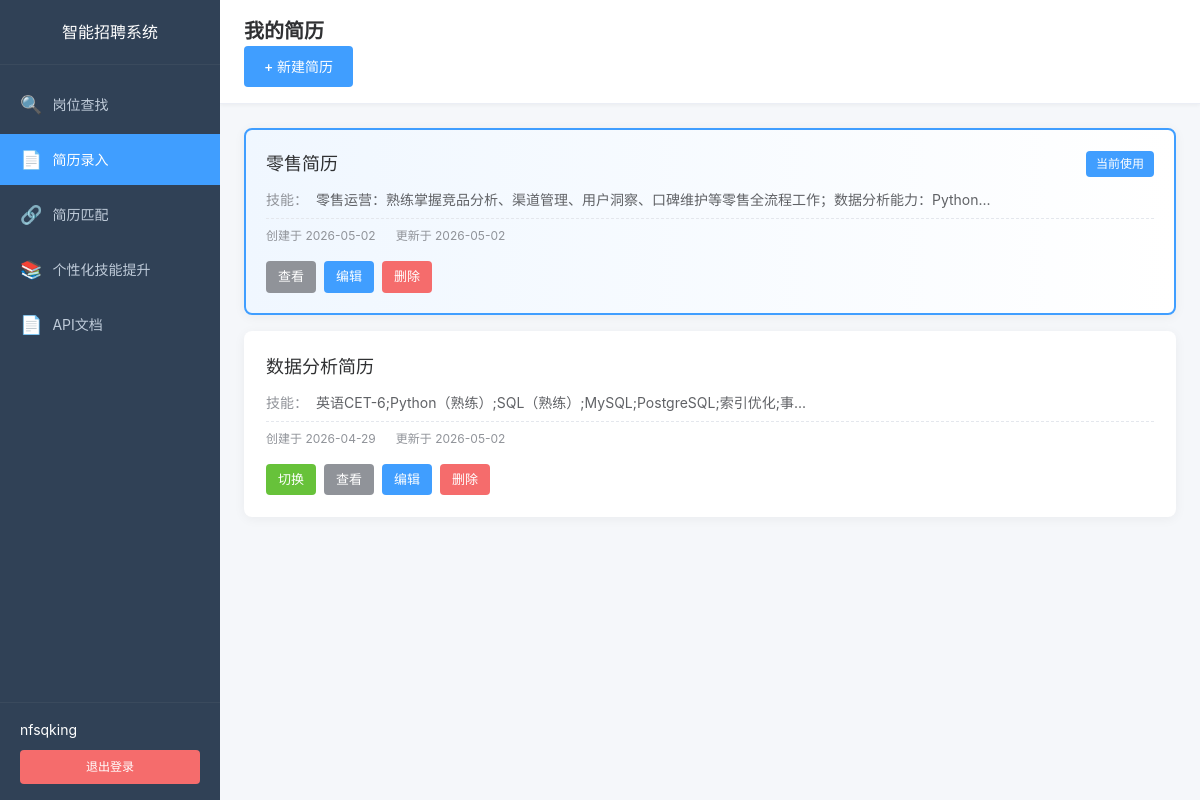
The app's page /resume/list (signed in) with its own data.
### app/models/user.py (models this page shows, shortened)
class User(UserMixin, db.Model):
    __tablename__ = 'users'
    id = db.Column(db.Integer, primary_key=True)
    username = db.Column(db.String(80), unique=True, nullable=False, index=True)
    email = db.Column(db.String(120), unique=True, nullable=False, index=True)
    password_hash = db.Column(db.String(255), nullable=False)
    nickname = db.Column(db.String(80))
    is_active = db.Column(db.Boolean, default=True)
    created_at = db.Column(db.DateTime, default=datetime.utcnow)
    updated_at = db.Column(db.DateTime, default=datetime.utcnow, onupdate=datetime.utcnow)

### app/models/resume.py (models this page shows, shortened)
class Resume(db.Model):
    __tablename__ = 'resumes'
    id = db.Column(db.Integer, primary_key=True)
    user_id = db.Column(db.Integer, db.ForeignKey('users.id'), nullable=False, index=True)
    resume_name = db.Column(db.String(100), nullable=False, default='默认简历')
    is_active = db.Column(db.Boolean, default=True, nullable=False)
    education = db.Column(db.Text, nullable=True)
    internship = db.Column(db.Text, nullable=True)
    work = db.Column(db.Text, nullable=True)
    project = db.Column(db.Text, nullable=True)
    skills = db.Column(db.Text, nullable=False)
    self_evaluation = db.Column(db.Text, nullable=False)
    created_at = db.Column(db.DateTime, default=datetime.utcnow)
    updated_at = db.Column(db.DateTime, default=datetime.utcnow, onupdate=datetime.utcnow)
    user = db.relationship('User', backref=db.backref('resumes', lazy='dynamic', cascade='all, delete-orphan'))
    job_matches = db.relationship('ResumeJobMatch', backref='resume', lazy='dynamic', cascade='all, delete-orphan')
    skill_suggestions = db.relationship('SkillSuggestion', backref='resume', lazy='dynamic', cascade='all, delete-orphan')

### app/routes/resume.py (the view)
@resume.route('/list')
@login_required
def list_resumes():
    resumes = Resume.query.filter_by(user_id=current_user.id).order_by(Resume.created_at.desc()).all()
    current_resume_id = get_current_resume_id()
    return render_template('resume/resume_list.html',
                          resumes=resumes,
                          current_resume_id=current_resume_id,
                          max_count=MAX_RESUME_COUNT)

### app/models/user.py (called while the page is built)
@login_manager.user_loader
def load_user(user_id: str):
    return User.query.get(int(user_id))

### app/routes/resume.py (called while the page is built, shortened)
def get_current_resume_id():
    resume_id = session.get('current_resume_id')
    if resume_id:
        resume = Resume.query.filter_by(id=resume_id, user_id=current_user.id).first()
        if resume:
            return resume_id
    active_resume = Resume.query.filter_by(user_id=current_user.id, is_active=True).first()
    if active_resume:
        session['current_resume_id'] = active_resume.id
        return active_resume.id

### app/templates/resume/resume_list.html (shortened to what this page needs)
{% extends "base.html" %}
{% block extra_css %}
<link rel="stylesheet" href="{{ url_for('static', filename='css/dashboard.css') }}">
<link rel="stylesheet" href="{{ url_for('static', filename='css/resume.css') }}">
{% endblock %}
{% block content %}
<div class="app-container">
    <aside class="sidebar">
        <div class="sidebar-header">
            <h2>智能招聘系统</h2>
        </div>
        <nav class="sidebar-nav">
            <ul class="nav-menu">
                <li class="nav-item">
                    <a href="{{ url_for('dashboard.index') }}" class="nav-link">
                        <span class="nav-icon">&#128269;</span>
                        <span class="nav-text">岗位查找</span>
                    </a>
                </li>
                <li class="nav-item active">
                    <a href="{{ url_for('resume.list_resumes') }}" class="nav-link">
                        <span class="nav-icon">&#128196;</span>
                        <span class="nav-text">简历录入</span>
                    </a>
                </li>
                <li class="nav-item">
                    <a href="{{ url_for('match.index') }}" class="nav-link">
                        <span class="nav-icon">&#128279;</span>
                        <span class="nav-text">简历匹配</span>
                    </a>
                </li>
                <li class="nav-item">
                    <a href="{{ url_for('skill_improvement.index') }}" class="nav-link">
                        <span class="nav-icon">&#128218;</span>
                        <span class="nav-text">个性化技能提升</span>
                    </a>
                </li>
                <li class="nav-item">
                    <a href="{{ url_for('api_docs.doc') }}" class="nav-link" target="_blank">
                        <span class="nav-icon">&#128196;</span>
                        <span class="nav-text">API文档</span>
                    </a>
                </li>
            </ul>
        </nav>
        <div class="sidebar-footer">
            <div class="user-info">
                <span class="user-name">{{ current_user.nickname or current_user.username }}</span>
            </div>
            <a href="{{ url_for('auth.logout') }}" class="logout-btn">退出登录</a>
        </div>
    </aside>
    <main class="main-content">
        <header class="main-header">
            <h1>我的简历</h1>
            <div class="header-actions">
                {% if resumes|length < max_count %}
                <a href="{{ url_for('resume.input_resume') }}" class="btn btn-primary">+ 新建简历</a>
                {% else %}
                <span class="btn btn-disabled">已达上限（{{ max_count }}份）</span>
                {% endif %}
            </div>
        </header>
        <div class="content-wrapper">
            {% if resumes %}
            <div class="resume-list">
                {% for resume in resumes %}
                <div class="resume-card {% if resume.id == current_resume_id %}active{% endif %}">
                    <div class="resume-card-header">
                        <h3 class="resume-name">{{ resume.resume_name }}</h3>
                        {% if resume.id == current_resume_id %}
                        <span class="current-badge">当前使用</span>
                        {% endif %}
                    </div>
                    <div class="resume-card-body">
                        <div class="resume-info">
                            <span class="info-label">技能：</span>
                            <span class="info-value">{{ resume.skills[:50] }}{% if resume.skills|length > 50 %}...{% endif %}</span>
                        </div>
                        <div class="resume-meta">
                            <span>创建于 {{ resume.created_at.strftime('%Y-%m-%d') if resume.created_at else '-' }}</span>
                            <span>更新于 {{ resume.updated_at.strftime('%Y-%m-%d') if resume.updated_at else '-' }}</span>
                        </div>
                    </div>
                    <div class="resume-card-actions">
                        {% if resume.id != current_resume_id %}
                        <a href="{{ url_for('resume.switch_resume', resume_id=resume.id) }}" class="btn btn-sm btn-success">切换</a>
                        {% endif %}
                        <a href="{{ url_for('resume.detail_resume', resume_id=resume.id) }}" class="btn btn-sm btn-info">查看</a>
                        <a href="{{ url_for('resume.edit_resume', resume_id=resume.id) }}" class="btn btn-sm btn-primary">编辑</a>
                        <a href="{{ url_for('resume.delete_resume', resume_id=resume.id) }}" class="btn btn-sm btn-danger" onclick="return confirm('确定要删除这份简历吗？删除后其关联的匹配记录和技能提升建议也将被删除。')">删除</a>
                    </div>
                </div>
                {% endfor %}
            </div>
            {% else %}
            <div class="empty-state">
                <div class="empty-icon">&#128196;</div>
                <h3>暂无简历，请先创建一份简历，用于岗位匹配和技能提升分析</h3>
                <a href="{{ url_for('resume.input_resume') }}" class="btn btn-primary">创建第一份简历</a>
            </div>
            {% endif %}
        </div>
    </main>
</div>
{% endblock %}

### app/static/css/base.css (style rules this page uses)
* { margin: 0; padding: 0; box-sizing: border-box; }
html, body { height: 100%; font-family: -apple-system, BlinkMacSystemFont, 'Segoe UI', 'PingFang SC', 'Hiragino Sans GB', 'Microsoft YaHei', sans-serif; font-size: 14px; line-height: 1.5; color: #333; background-color: #f5f7fa; }
a { color: #409eff; text-decoration: none; }
.btn { display: inline-block; padding: 10px 20px; font-size: 14px; font-weight: 500; border-radius: 4px; transition: all 0.3s ease; }
.btn-primary { background-color: #409eff; color: #fff; }
.btn-success { background-color: #67c23a; color: #fff; }
.btn-danger { background-color: #f56c6c; color: #fff; }

### app/static/css/dashboard.css (style rules this page uses)
.app-container { display: flex; min-height: 100vh; }
.sidebar { width: 220px; background: #304156; color: #bfcbd9; display: flex; flex-direction: column; position: fixed; height: 100vh; left: 0; top: 0; z-index: 100; }
.sidebar-header { padding: 20px; text-align: center; border-bottom: 1px solid #3a4a5d; }
.sidebar-header h2 { font-size: 16px; color: #fff; font-weight: 500; }
.sidebar-nav { flex: 1; padding: 10px 0; overflow-y: auto; }
.nav-menu { list-style: none; }
.nav-item { margin: 4px 0; }
.nav-link { display: flex; align-items: center; padding: 12px 20px; color: #bfcbd9; transition: all 0.3s ease; }
.nav-item.active .nav-link { background: #409eff; color: #fff; }
.nav-icon { font-size: 18px; margin-right: 10px; }
.nav-text { font-size: 14px; }
.sidebar-footer { padding: 16px 20px; border-top: 1px solid #3a4a5d; }
.user-info { margin-bottom: 10px; }
.user-name { font-size: 14px; color: #fff; }
.logout-btn { display: block; padding: 8px 16px; background: #f56c6c; color: #fff; border-radius: 4px; text-align: center; font-size: 12px; transition: background 0.3s ease; }
.main-content { flex: 1; margin-left: 220px; background: #f5f7fa; }
.main-header { background: #fff; padding: 16px 24px; border-bottom: 1px solid #ebeef5; box-shadow: 0 1px 4px rgba(0, 0, 0, 0.05); }
.main-header h1 { font-size: 20px; color: #303133; }
.content-wrapper { padding: 24px; }

### app/static/css/resume.css (style rules this page uses)
.btn-info { background-color: #909399; color: #fff; }
.info-label { min-width: 100px; color: #909399; font-size: 14px; }
.info-value { color: #303133; font-size: 14px; flex: 1; white-space: pre-wrap; word-break: break-all; }
.resume-meta { margin-top: 24px; padding-top: 16px; border-top: 1px solid #ebeef5; color: #909399; font-size: 12px; }
.header-actions { display: flex; gap: 12px; align-items: center; }
.resume-list { display: grid; gap: 16px; }
.resume-card { background: #fff; border-radius: 8px; box-shadow: 0 2px 12px rgba(0, 0, 0, 0.05); padding: 20px; border: 2px solid transparent; transition: all 0.3s ease; }
.resume-card.active { border-color: #409eff; background: linear-gradient(to right, #f0f7ff, #fff); }
.resume-card-header { display: flex; justify-content: space-between; align-items: center; margin-bottom: 12px; }
.resume-name { font-size: 18px; font-weight: 500; color: #303133; margin: 0; }
.current-badge { display: inline-block; padding: 4px 10px; background: #409eff; color: #fff; border-radius: 4px; font-size: 12px; font-weight: 500; }
.resume-card-body { margin-bottom: 16px; }
.resume-card-body .resume-info { display: flex; margin-bottom: 8px; }
.resume-card-body .info-label { min-width: 50px; color: #909399; font-size: 14px; }
.resume-card-body .info-value { color: #606266; font-size: 14px; }
.resume-card-body .resume-meta { display: flex; gap: 20px; color: #909399; font-size: 12px; margin-top: 8px; padding-top: 8px; border-top: 1px dashed #e4e7ed; }
.resume-card-actions { display: flex; gap: 8px; flex-wrap: wrap; }
.btn-sm { padding: 6px 12px; font-size: 13px; }
.btn-success { background-color: #67c23a; color: #fff; }
.btn-danger { background-color: #f56c6c; color: #fff; }

### records on screen
User: nickname "nfsqking"
Resume: resume_name "零售简历", shows "当前使用", skills "零售运营：熟练掌握竞品分析、渠道管理、用户洞察、口碑维护等零售全流程工作；数据分析能力：Python", created_at "2026-05-02", updated_at "2026-05-02"
Resume: resume_name "数据分析简历", skills "英语CET-6;Python（熟练）;SQL（熟练）;MySQL;PostgreSQL;索引优化;事", created_at "2026-04-29", updated_at "2026-05-02"
